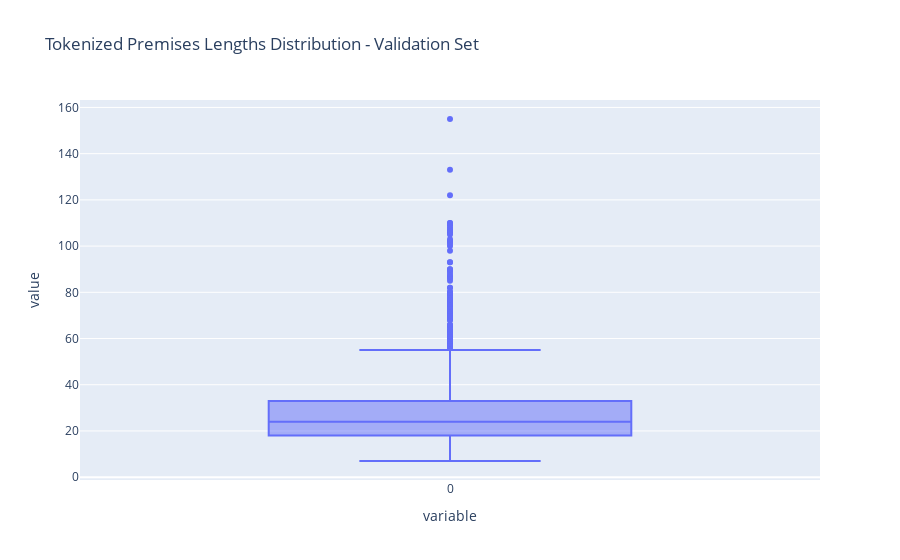

The notebook cell saved with this chart:
### Code cell
vplengths = [len(tokenizer(x)["input_ids"]) for x in val_df_to_ds['premise']]
fig_inputs = px.box(list(vplengths),
                   title="Tokenized Premises Lengths Distribution - Validation Set")
fig_inputs.show()

### Figure 1 — Plotly figure (JSON) as saved in the notebook; plotly's stock layout.template omitted (floating-point values rounded to 4 significant figures; data arrays with more than 128 entries replaced by an {"elided": "..."} marker saying what was removed)
{"data": [{"alignmentgroup": "True", "hovertemplate": "variable=%{x}<br>value=%{y}<extra></extra>", "legendgroup": "", "marker": {"color": "#636efa"}, "name": "", "notched": false, "offsetgroup": "", "orientation": "v", "showlegend": false, "type": "box", "x": {"elided": "1896 str values"}, "x0": " ", "xaxis": "x", "y": {"elided": "1896 int values"}, "y0": " ", "yaxis": "y"}], "layout": {"boxmode": "group", "legend": {"tracegroupgap": 0}, "title": {"text": "Tokenized Premises Lengths Distribution - Validation Set"}, "xaxis": {"anchor": "y", "domain": [0, 1], "title": {"text": "variable"}}, "yaxis": {"anchor": "x", "domain": [0, 1], "title": {"text": "value"}}}}
